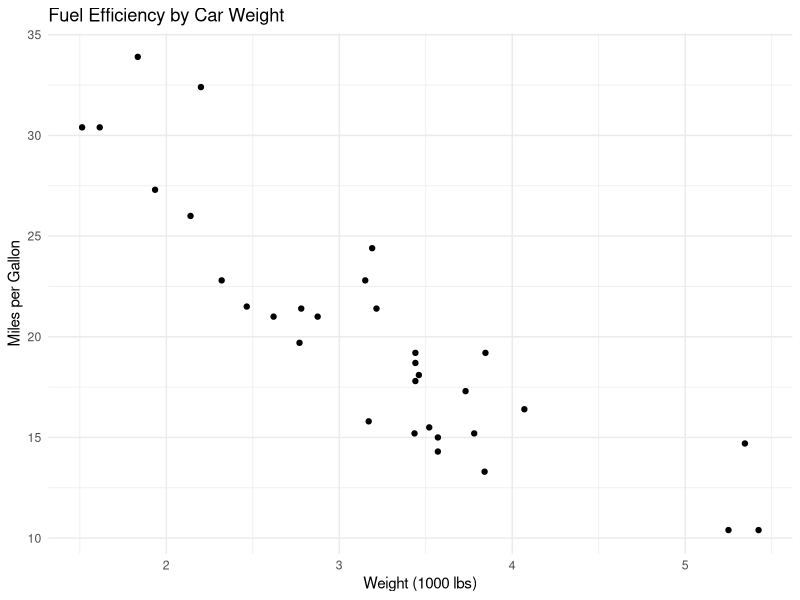

Source code (R):
## ---- chunk 1
library(ggplot2)
data(mtcars)
ggplot(mtcars, aes(x = wt, y = mpg)) +
  geom_point() +
  labs(title = "Fuel Efficiency by Car Weight",
       x = "Weight (1000 lbs)",
       y = "Miles per Gallon") +
  theme_minimal()
